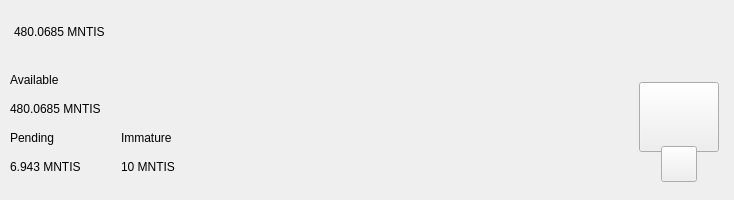
<?xml version="1.0" encoding="UTF-8"?>
<ui version="4.0">
 <class>TopBar</class>
 <widget class="QWidget" name="TopBar">
  <property name="geometry">
   <rect>
    <x>0</x>
    <y>0</y>
    <width>734</width>
    <height>200</height>
   </rect>
  </property>
  <property name="minimumSize">
   <size>
    <width>0</width>
    <height>200</height>
   </size>
  </property>
  <property name="maximumSize">
   <size>
    <width>16777215</width>
    <height>200</height>
   </size>
  </property>
  <property name="windowTitle">
   <string>Form</string>
  </property>
  <layout class="QVBoxLayout" name="verticalLayout_10" stretch="0">
   <property name="spacing">
    <number>0</number>
   </property>
   <property name="leftMargin">
    <number>0</number>
   </property>
   <property name="topMargin">
    <number>0</number>
   </property>
   <property name="rightMargin">
    <number>0</number>
   </property>
   <property name="bottomMargin">
    <number>0</number>
   </property>
   <item>
    <widget class="PFBorderImage" name="containerTop">
     <layout class="QVBoxLayout" name="verticalLayout_11">
      <property name="spacing">
       <number>0</number>
      </property>
      <property name="leftMargin">
       <number>0</number>
      </property>
      <property name="topMargin">
       <number>0</number>
      </property>
      <property name="rightMargin">
       <number>0</number>
      </property>
      <property name="bottomMargin">
       <number>0</number>
      </property>
      <item>
       <widget class="QWidget" name="top_container_2" native="true">
        <property name="minimumSize">
         <size>
          <width>0</width>
          <height>65</height>
         </size>
        </property>
        <layout class="QHBoxLayout" name="top_container">
         <property name="spacing">
          <number>0</number>
         </property>
         <property name="leftMargin">
          <number>14</number>
         </property>
         <property name="topMargin">
          <number>0</number>
         </property>
         <property name="rightMargin">
          <number>14</number>
         </property>
         <property name="bottomMargin">
          <number>0</number>
         </property>
         <item alignment="Qt::AlignVCenter">
          <widget class="QWidget" name="widgetTopAmount" native="true">
           <property name="sizePolicy">
            <sizepolicy hsizetype="Preferred" vsizetype="Maximum">
             <horstretch>0</horstretch>
             <verstretch>0</verstretch>
            </sizepolicy>
           </property>
           <layout class="QHBoxLayout" name="horizontalLayout_5">
            <property name="spacing">
             <number>0</number>
            </property>
            <property name="leftMargin">
             <number>0</number>
            </property>
            <property name="topMargin">
             <number>0</number>
            </property>
            <property name="rightMargin">
             <number>0</number>
            </property>
            <property name="bottomMargin">
             <number>0</number>
            </property>
            <item alignment="Qt::AlignTop">
             <widget class="QLabel" name="labelAmountTopMntis">
              <property name="minimumSize">
               <size>
                <width>0</width>
                <height>36</height>
               </size>
              </property>
              <property name="styleSheet">
               <string notr="true">padding:0px;margin:0px;</string>
              </property>
              <property name="text">
               <string notr="true">480.0685 MNTIS</string>
              </property>
             </widget>
            </item>
           </layout>
          </widget>
         </item>
         <item>
          <spacer name="horizontalSpacer">
           <property name="orientation">
            <enum>Qt::Horizontal</enum>
           </property>
           <property name="sizeHint" stdset="0">
            <size>
             <width>40</width>
             <height>20</height>
            </size>
           </property>
          </spacer>
         </item>
         <item>
          <layout class="QHBoxLayout" name="horizontalLayout_4">
           <property name="spacing">
            <number>12</number>
           </property>
           <property name="rightMargin">
            <number>0</number>
           </property>
           <item alignment="Qt::AlignRight">
            <widget class="QWidget" name="layoutSync" native="true">
             <property name="minimumSize">
              <size>
               <width>0</width>
               <height>36</height>
              </size>
             </property>
             <property name="maximumSize">
              <size>
               <width>16777215</width>
               <height>36</height>
              </size>
             </property>
             <layout class="QVBoxLayout" name="verticalLayout_9">
              <property name="leftMargin">
               <number>0</number>
              </property>
              <property name="topMargin">
               <number>0</number>
              </property>
              <property name="rightMargin">
               <number>0</number>
              </property>
              <property name="bottomMargin">
               <number>0</number>
              </property>
              <item>
               <widget class="ExpandableButton" name="pushButtonSync" native="true">
                <property name="minimumSize">
                 <size>
                  <width>36</width>
                  <height>36</height>
                 </size>
                </property>
                <property name="maximumSize">
                 <size>
                  <width>16777215</width>
                  <height>36</height>
                 </size>
                </property>
               </widget>
              </item>
             </layout>
            </widget>
           </item>
           <item>
            <widget class="ExpandableButton" name="pushButtonHDUpgrade" native="true">
             <property name="minimumSize">
              <size>
               <width>36</width>
               <height>36</height>
              </size>
             </property>
            </widget>
           </item>
           <item>
            <widget class="ExpandableButton" name="pushButtonStack" native="true">
             <property name="minimumSize">
              <size>
               <width>36</width>
               <height>36</height>
              </size>
             </property>
            </widget>
           </item>
           <item>
            <widget class="ExpandableButton" name="pushButtonColdStaking" native="true">
             <property name="minimumSize">
              <size>
               <width>36</width>
               <height>36</height>
              </size>
             </property>
            </widget>
           </item>
           <item>
            <widget class="ExpandableButton" name="pushButtonConnection" native="true">
             <property name="minimumSize">
              <size>
               <width>36</width>
               <height>36</height>
              </size>
             </property>
            </widget>
           </item>
           <item>
            <widget class="ExpandableButton" name="pushButtonTor" native="true">
             <property name="minimumSize">
              <size>
               <width>36</width>
               <height>36</height>
              </size>
             </property>
            </widget>
           </item>
           <item>
            <widget class="ExpandableButton" name="pushButtonLock" native="true">
             <property name="sizePolicy">
              <sizepolicy hsizetype="Expanding" vsizetype="Expanding">
               <horstretch>0</horstretch>
               <verstretch>0</verstretch>
              </sizepolicy>
             </property>
             <property name="minimumSize">
              <size>
               <width>36</width>
               <height>0</height>
              </size>
             </property>
            </widget>
           </item>
           <item>
            <widget class="ExpandableButton" name="pushButtonTheme" native="true">
             <property name="minimumSize">
              <size>
               <width>36</width>
               <height>36</height>
              </size>
             </property>
             <property name="maximumSize">
              <size>
               <width>16777215</width>
               <height>36</height>
              </size>
             </property>
            </widget>
           </item>
           <item>
            <widget class="ExpandableButton" name="pushButtonFAQ" native="true">
             <property name="minimumSize">
              <size>
               <width>36</width>
               <height>36</height>
              </size>
             </property>
            </widget>
           </item>
          </layout>
         </item>
        </layout>
       </widget>
      </item>
      <item>
       <widget class="QWidget" name="bottom_container" native="true">
        <property name="minimumSize">
         <size>
          <width>0</width>
          <height>135</height>
         </size>
        </property>
        <layout class="QHBoxLayout" name="botton_container">
         <property name="leftMargin">
          <number>10</number>
         </property>
         <property name="topMargin">
          <number>0</number>
         </property>
         <property name="rightMargin">
          <number>10</number>
         </property>
         <property name="bottomMargin">
          <number>10</number>
         </property>
         <item>
          <layout class="QHBoxLayout" name="horizontalLayout_3">
           <property name="bottomMargin">
            <number>9</number>
           </property>
           <item>
            <layout class="QVBoxLayout" name="verticalLayout_7">
             <property name="spacing">
              <number>0</number>
             </property>
             <property name="leftMargin">
              <number>0</number>
             </property>
             <property name="rightMargin">
              <number>30</number>
             </property>
             <item>
              <layout class="QVBoxLayout" name="verticalLayout_2">
               <item>
                <widget class="QLabel" name="labelTitle1">
                 <property name="text">
                  <string>Available</string>
                 </property>
                </widget>
               </item>
               <item>
                <widget class="QLabel" name="labelAmountMntis">
                 <property name="text">
                  <string notr="true">480.0685 MNTIS</string>
                 </property>
                </widget>
               </item>
              </layout>
             </item>
             <item>
              <layout class="QHBoxLayout" name="horizontalLayout_2">
               <property name="spacing">
                <number>0</number>
               </property>
               <item>
                <layout class="QVBoxLayout" name="verticalLayout_3">
                 <item>
                  <widget class="QLabel" name="labelTitle3">
                   <property name="text">
                    <string>Pending</string>
                   </property>
                  </widget>
                 </item>
                 <item>
                  <widget class="QLabel" name="labelPendingMntis">
                   <property name="text">
                    <string notr="true">6.943 MNTIS</string>
                   </property>
                  </widget>
                 </item>
                </layout>
               </item>
               <item>
                <spacer name="horizontalSpacer_3">
                 <property name="orientation">
                  <enum>Qt::Horizontal</enum>
                 </property>
                 <property name="sizeType">
                  <enum>QSizePolicy::Fixed</enum>
                 </property>
                 <property name="sizeHint" stdset="0">
                  <size>
                   <width>40</width>
                   <height>20</height>
                  </size>
                 </property>
                </spacer>
               </item>
               <item>
                <layout class="QVBoxLayout" name="verticalLayout_4">
                 <item>
                  <widget class="QLabel" name="labelTitle4">
                   <property name="text">
                    <string>Immature</string>
                   </property>
                  </widget>
                 </item>
                 <item>
                  <widget class="QLabel" name="labelImmatureMntis">
                   <property name="text">
                    <string notr="true">10 MNTIS</string>
                   </property>
                  </widget>
                 </item>
                </layout>
               </item>
              </layout>
             </item>
            </layout>
           </item>
          </layout>
         </item>
         <item>
          <spacer name="horizontalSpacer_2">
           <property name="orientation">
            <enum>Qt::Horizontal</enum>
           </property>
           <property name="sizeHint" stdset="0">
            <size>
             <width>40</width>
             <height>20</height>
            </size>
           </property>
          </spacer>
         </item>
         <item alignment="Qt::AlignHCenter|Qt::AlignVCenter">
          <widget class="QWidget" name="qrContainer" native="true">
           <property name="sizePolicy">
            <sizepolicy hsizetype="Preferred" vsizetype="Minimum">
             <horstretch>0</horstretch>
             <verstretch>0</verstretch>
            </sizepolicy>
           </property>
           <property name="minimumSize">
            <size>
             <width>90</width>
             <height>110</height>
            </size>
           </property>
           <property name="maximumSize">
            <size>
             <width>90</width>
             <height>110</height>
            </size>
           </property>
           <layout class="QVBoxLayout" name="containerQR">
            <property name="spacing">
             <number>0</number>
            </property>
            <property name="leftMargin">
             <number>5</number>
            </property>
            <property name="topMargin">
             <number>10</number>
            </property>
            <property name="rightMargin">
             <number>5</number>
            </property>
            <property name="bottomMargin">
             <number>0</number>
            </property>
            <item>
             <widget class="QPushButton" name="btnQr">
              <property name="minimumSize">
               <size>
                <width>70</width>
                <height>70</height>
               </size>
              </property>
              <property name="maximumSize">
               <size>
                <width>16777215</width>
                <height>70</height>
               </size>
              </property>
              <property name="focusPolicy">
               <enum>Qt::NoFocus</enum>
              </property>
              <property name="text">
               <string/>
              </property>
              <property name="iconSize">
               <size>
                <width>70</width>
                <height>70</height>
               </size>
              </property>
             </widget>
            </item>
            <item>
             <spacer name="verticalSpacer">
              <property name="orientation">
               <enum>Qt::Vertical</enum>
              </property>
              <property name="sizeType">
               <enum>QSizePolicy::Fixed</enum>
              </property>
              <property name="sizeHint" stdset="0">
               <size>
                <width>20</width>
                <height>20</height>
               </size>
              </property>
             </spacer>
            </item>
            <item alignment="Qt::AlignHCenter|Qt::AlignBottom">
             <widget class="QPushButton" name="pushButtonQR">
              <property name="minimumSize">
               <size>
                <width>36</width>
                <height>36</height>
               </size>
              </property>
              <property name="maximumSize">
               <size>
                <width>36</width>
                <height>36</height>
               </size>
              </property>
              <property name="focusPolicy">
               <enum>Qt::NoFocus</enum>
              </property>
              <property name="text">
               <string/>
              </property>
             </widget>
            </item>
           </layout>
          </widget>
         </item>
        </layout>
       </widget>
      </item>
     </layout>
    </widget>
   </item>
  </layout>
 </widget>
 <customwidgets>
  <customwidget>
   <class>ExpandableButton</class>
   <extends>QWidget</extends>
   <header>qt/MANTIScoin/expandablebutton.h</header>
   <container>1</container>
  </customwidget>
  <customwidget>
   <class>PFBorderImage</class>
   <extends>QFrame</extends>
   <header>qt/MANTIScoin/pfborderimage.h</header>
   <container>1</container>
  </customwidget>
 </customwidgets>
 <resources/>
 <connections/>
</ui>
